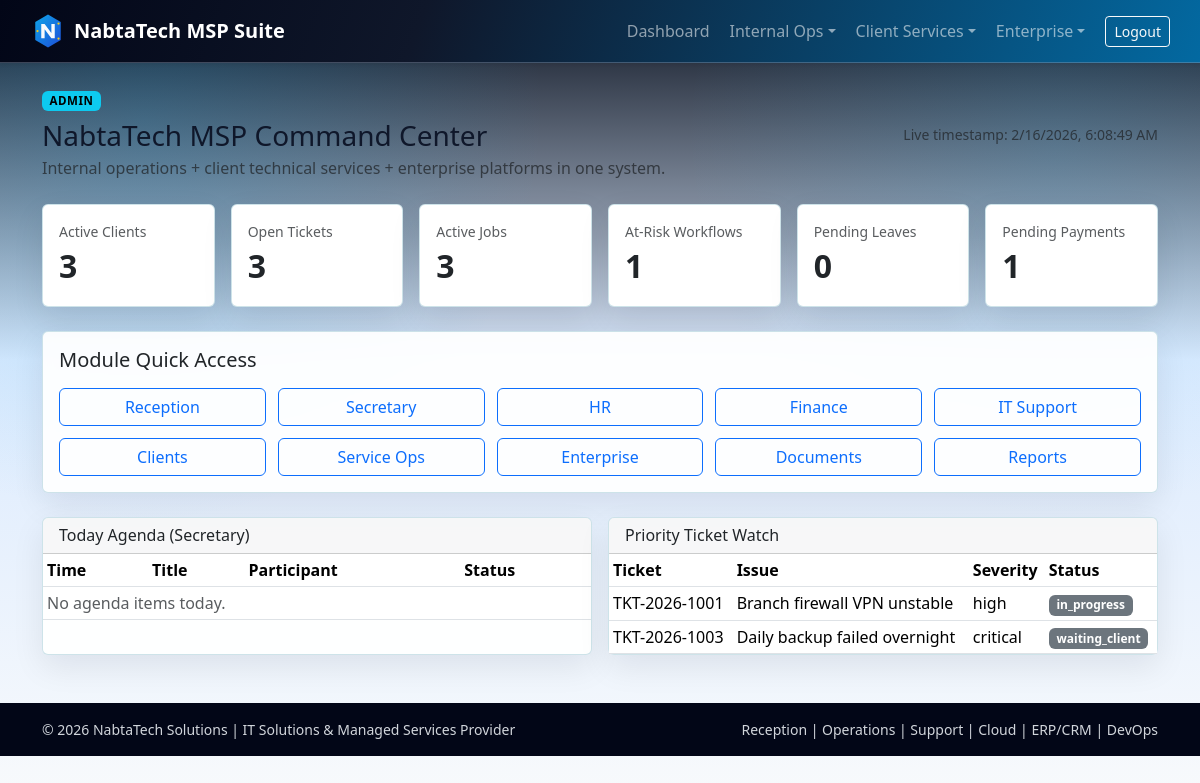
/dashboard.php (signed in), run on the app's committed database.
### tables this page shows
CREATE TABLE IF NOT EXISTS support_tickets (
    ticket_id INT AUTO_INCREMENT PRIMARY KEY,
    ticket_number VARCHAR(30) UNIQUE NOT NULL,
    client_id INT NULL,
    title VARCHAR(180) NOT NULL,
    issue_type ENUM('network', 'device', 'cloud', 'erp_crm', 'security', 'backup', 'user_admin', 'other') NOT NULL,
    severity ENUM('low', 'medium', 'high', 'critical') DEFAULT 'medium',
    status ENUM('new', 'in_progress', 'waiting_client', 'resolved', 'closed') DEFAULT 'new',
    assigned_to VARCHAR(100),
    opened_by VARCHAR(100),
    resolution_notes TEXT,
    opened_at DATETIME DEFAULT CURRENT_TIMESTAMP,
    updated_at TIMESTAMP DEFAULT CURRENT_TIMESTAMP ON UPDATE CURRENT_TIMESTAMP,
    FOREIGN KEY (client_id) REFERENCES clients(client_id) ON DELETE SET NULL,
    INDEX idx_status (status),
    INDEX idx_issue_type (issue_type)
);

### src/helpers.php (called while the page is built, shortened)
<?php
function e(string $value): string
{
    return htmlspecialchars($value, ENT_QUOTES, 'UTF-8');
}

### src/db.php (called while the page is built, shortened)
<?php
function db(): PDO
{
    static $pdo = null;
    if ($pdo instanceof PDO) {
        return $pdo;
    }
    $host = env('DB_HOST', env('MYSQLHOST', '127.0.0.1'));
    $port = env('DB_PORT', env('MYSQLPORT', '3306'));
    $name = env('DB_NAME', env('MYSQLDATABASE', 'nabtatech_office'));
    $user = env('DB_USER', env('MYSQLUSER', 'root'));
    $pass = env('DB_PASS', env('MYSQLPASSWORD', ''));
    $dsn = sprintf('mysql:host=%s;port=%s;dbname=%s;charset=utf8mb4', $host, $port, $name);
    $pdo = new PDO($dsn, $user, $pass, [
        PDO::ATTR_ERRMODE => PDO::ERRMODE_EXCEPTION,
        PDO::ATTR_DEFAULT_FETCH_MODE => PDO::FETCH_ASSOC,
    ]);
    return $pdo;
}

### public/dashboard.php (the view, shortened to what this page needs)
<?php
$user = require_auth();
$stats = [
    'active_clients' => (int) db()->query("SELECT COUNT(*) FROM clients WHERE status = 'active'")->fetchColumn(),
    'open_tickets' => (int) db()->query("SELECT COUNT(*) FROM support_tickets WHERE status IN ('new','in_progress','waiting_client')")->fetchColumn(),
    'active_jobs' => (int) db()->query("SELECT COUNT(*) FROM service_jobs WHERE status IN ('planned','active','blocked')")->fetchColumn(),
    'workflow_risk' => (int) db()->query("SELECT COUNT(*) FROM enterprise_workflows WHERE status = 'at_risk'")->fetchColumn(),
    'pending_leaves' => (int) db()->query("SELECT COUNT(*) FROM hr_leave_requests WHERE status = 'pending'")->fetchColumn(),
    'finance_pending' => (int) db()->query("SELECT COUNT(*) FROM finance_transactions WHERE payment_status = 'pending'")->fetchColumn(),
];
$todayAgenda = db()->query("SELECT title, participant_name, appointment_time, status FROM appointments WHERE appointment_date = CURDATE() ORDER BY appointment_time ASC LIMIT 8")->fetchAll();
$criticalTickets = db()->query("SELECT ticket_number, title, severity, status FROM support_tickets WHERE severity IN ('high','critical') AND status <> 'closed' ORDER BY updated_at DESC LIMIT 8")->fetchAll();
?>
<div class="d-flex flex-column flex-lg-row justify-content-between align-items-lg-center mb-4 gap-2">
    <div>
        <span class="badge text-bg-info module-pill mb-2"><?= e((string) $user['role']) ?></span>
        <h1 class="h3 mb-1">NabtaTech MSP Command Center</h1>
        <p class="text-muted mb-0">Internal operations + client technical services + enterprise platforms in one system.</p>
    </div>
    <div class="text-lg-end">
        <small class="text-muted">Live timestamp: <span data-now></span></small>
    </div>
</div>
<div class="row g-3 mb-4">
    <div class="col-md-4 col-lg-2"><div class="card tech-card"><div class="card-body"><div class="small text-muted">Active Clients</div><div class="kpi"><?= $stats['active_clients'] ?></div></div></div></div>
    <div class="col-md-4 col-lg-2"><div class="card tech-card"><div class="card-body"><div class="small text-muted">Open Tickets</div><div class="kpi"><?= $stats['open_tickets'] ?></div></div></div></div>
    <div class="col-md-4 col-lg-2"><div class="card tech-card"><div class="card-body"><div class="small text-muted">Active Jobs</div><div class="kpi"><?= $stats['active_jobs'] ?></div></div></div></div>
    <div class="col-md-4 col-lg-2"><div class="card tech-card"><div class="card-body"><div class="small text-muted">At-Risk Workflows</div><div class="kpi"><?= $stats['workflow_risk'] ?></div></div></div></div>
    <div class="col-md-4 col-lg-2"><div class="card tech-card"><div class="card-body"><div class="small text-muted">Pending Leaves</div><div class="kpi"><?= $stats['pending_leaves'] ?></div></div></div></div>
    <div class="col-md-4 col-lg-2"><div class="card tech-card"><div class="card-body"><div class="small text-muted">Pending Payments</div><div class="kpi"><?= $stats['finance_pending'] ?></div></div></div></div>
</div>
<div class="card glass-card tech-card mb-4">
    <div class="card-body">
        <h2 class="h5">Module Quick Access</h2>
        <div class="quick-grid mt-3">
            <a class="btn btn-outline-primary" href="reception.php">Reception</a>
            <a class="btn btn-outline-primary" href="secretary.php">Secretary</a>
            <a class="btn btn-outline-primary" href="hr.php">HR</a>
            <a class="btn btn-outline-primary" href="finance.php">Finance</a>
            <a class="btn btn-outline-primary" href="support.php">IT Support</a>
            <a class="btn btn-outline-primary" href="clients.php">Clients</a>
            <a class="btn btn-outline-primary" href="operations.php">Service Ops</a>
            <a class="btn btn-outline-primary" href="platforms.php">Enterprise</a>
            <a class="btn btn-outline-primary" href="documents.php">Documents</a>
            <a class="btn btn-outline-primary" href="reports.php">Reports</a>
        </div>
    </div>
</div>
<div class="row g-3">
    <div class="col-lg-6">
        <div class="card glass-card tech-card h-100">
            <div class="card-header"><h2 class="h6 mb-0">Today Agenda (Secretary)</h2></div>
            <div class="table-responsive">
                <table class="table table-sm mb-0">
                    <thead><tr><th>Time</th><th>Title</th><th>Participant</th><th>Status</th></tr></thead>
                    <tbody>
                    <?php if (!$todayAgenda): ?>
                        <tr><td colspan="4" class="text-muted">No agenda items today.</td></tr>
                    <?php endif; ?>
                    </tbody>
                </table>
            </div>
        </div>
    </div>
    <div class="col-lg-6">
        <div class="card glass-card tech-card h-100">
            <div class="card-header"><h2 class="h6 mb-0">Priority Ticket Watch</h2></div>
            <div class="table-responsive">
                <table class="table table-sm mb-0">
                    <thead><tr><th>Ticket</th><th>Issue</th><th>Severity</th><th>Status</th></tr></thead>
                    <tbody>
                    <?php foreach ($criticalTickets as $ticket): ?>
                        <tr>
                            <td><?= e((string) $ticket['ticket_number']) ?></td>
                            <td><?= e((string) $ticket['title']) ?></td>
                            <td><?= e((string) $ticket['severity']) ?></td>
                            <td><span class="badge text-bg-secondary"><?= e((string) $ticket['status']) ?></span></td>
                        </tr>
                    <?php endforeach; ?>
                    </tbody>
                </table>
            </div>
        </div>
    </div>
</div>

### public/assets/css/style.css (style rules this page uses)
.glass-card { background: rgba(255, 255, 255, 0.93); border: 1px solid rgba(148, 163, 184, 0.35); backdrop-filter: blur(6px); }
.tech-card { border: 1px solid rgba(14, 116, 144, 0.2); box-shadow: 0 12px 32px rgba(2, 6, 23, 0.08); transition: transform 0.2s ease, box-shadow 0.2s ease; }
.module-pill { letter-spacing: 0.05em; font-size: 0.72rem; text-transform: uppercase; }
.table thead { background: #0f172a; color: #e2e8f0; }
.kpi { font-size: 2rem; font-weight: 700; }
.quick-grid { display: grid; grid-template-columns: repeat(auto-fit, minmax(180px, 1fr)); gap: 0.75rem; }

### data on the page
support_tickets: ticket_number "TKT-2026-1001", title "Branch firewall VPN unstable", severity "high", status "in_progress"
support_tickets: ticket_number "TKT-2026-1003", title "Daily backup failed overnight", severity "critical", status "waiting_client"

### other printed values
$user['role'] "ADMIN"
$stats['active_clients'] "3"
$stats['open_tickets'] "3"
$stats['active_jobs'] "3"
$stats['workflow_risk'] "1"
$stats['pending_leaves'] "0"
$stats['finance_pending'] "1"
